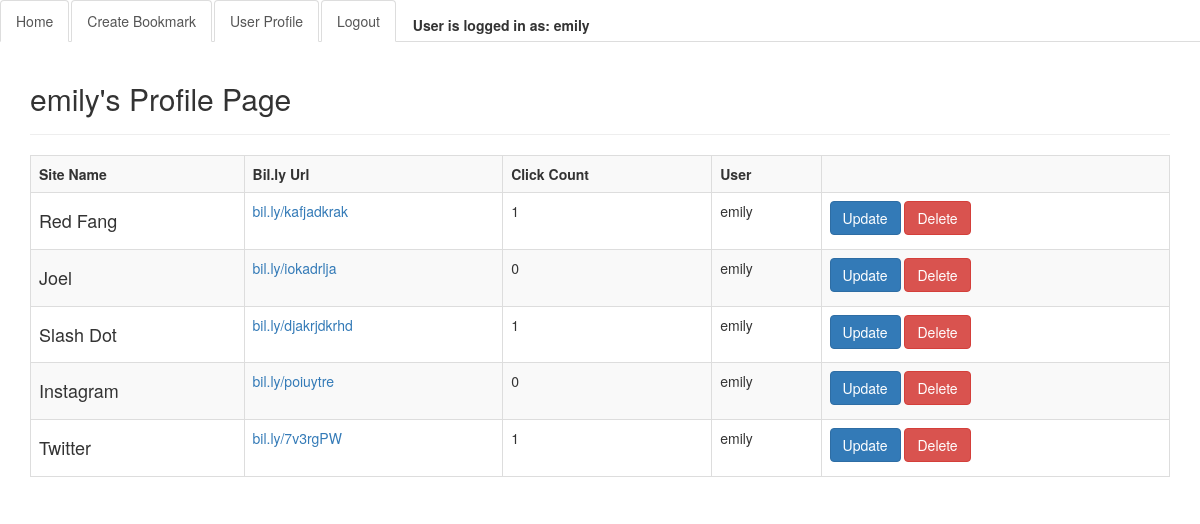
/accounts/profile/ (signed in), run on the app's committed database.
### url/models.py (models this page shows, shortened)
class Url(models.Model):
    url = models.URLField()
    site_name = models.CharField(max_length=60)
    description = models.TextField()
    created = models.DateTimeField(auto_now_add=True)
    hashid = models.CharField(max_length=50)
    user = models.ForeignKey(User)
    click_count = models.IntegerField(default=0)
    class Meta:
        ordering = ['-created']

### url/views.py (the view, shortened to what this page needs)
# urls.py: url(r'^accounts/profile/$', login_required(ProfileView.as_view()), name="profile"),
class ProfileView(ListView):
    template_name = "accounts/profile.html"
    def get_queryset(self):
        return Url.objects.filter(user=self.request.user)
    class Meta:
        ordering = ['-created']

### templates/accounts/profile.html
{% extends "base.html" %}
{% block content %}
    <div class="page-header">
      <h2>{{ request.user }}'s Profile Page</h2>
    </div>
    <table class="table table-striped table-bordered">
      <tr>
          <th>Site Name</th>
          <th>Bil.ly Url</th>
          <th>Click Count</th>
          <th>User</th>
          <th></th>
      </tr>
      {% for object in object_list %}
        <tr>
            <td><h4>{{ object.site_name }}</h4></td>
            <td><a href="{% url 'redirect' object.hashid %}" target="_blank">bil.ly/{{ object.hashid }}</a></td>
            <td>{{ object.click_count }}</td>
            <td>{{ object.user }}</td>
            <td><a class= "btn btn-primary" href="{% url 'update_bookmark' object.id %}">Update</a>
            <a class= "btn btn-danger" href="{% url 'delete_bookmark' object.id %}">Delete</a></td>
        </tr>
      {% endfor %}
    </table>
{% endblock %}

### templates/base.html (shortened to what this page needs)
{% load staticfiles %}
<!DOCTYPE html>
<html lang="en">
  <head>
    <link rel="stylesheet" href="{% static 'url/css/bootstrap.css' %}">
    <link rel="stylesheet" href="{% static 'url/main.css' %}">
  </head>
  <body>
    <nav role="navigation">
      <ul class="nav nav-tabs">
        <li role="presentation" class="active"><a href="/">Home</a></li>
        {% if request.user.is_authenticated %}
          <li role="presentation" class="active"><a href="{% url 'create_bookmark' %}">Create Bookmark</a></li>
          <li role="presentation" class="active"><a href="{% url 'profile' %}">User Profile</a></li>
          <li role="presentation" class="active"><a href="{% url 'logout' %}?next=/">Logout</a></li>
          <li class="navbar-text"><strong>User is logged in as: {{ request.user }}</strong></li>
        {% endif %}
      </ul>
    </nav>
    <div class="container">
      {% block content %}{% endblock %}
    </div>
  </body>
</html>

### data on the page
Url: site_name "Red Fang", hashid "kafjadkrak", click_count "1", user "emily"
Url: site_name "Joel", hashid "iokadrlja", click_count "0", user "emily"
Url: site_name "Slash Dot", hashid "djakrjdkrhd", click_count "1", user "emily"
Url: site_name "Instagram", hashid "poiuytre", click_count "0", user "emily"
Url: site_name "Twitter", hashid "7v3rgPW", click_count "1", user "emily"

### other printed values
{{ request.user }} "emily"
